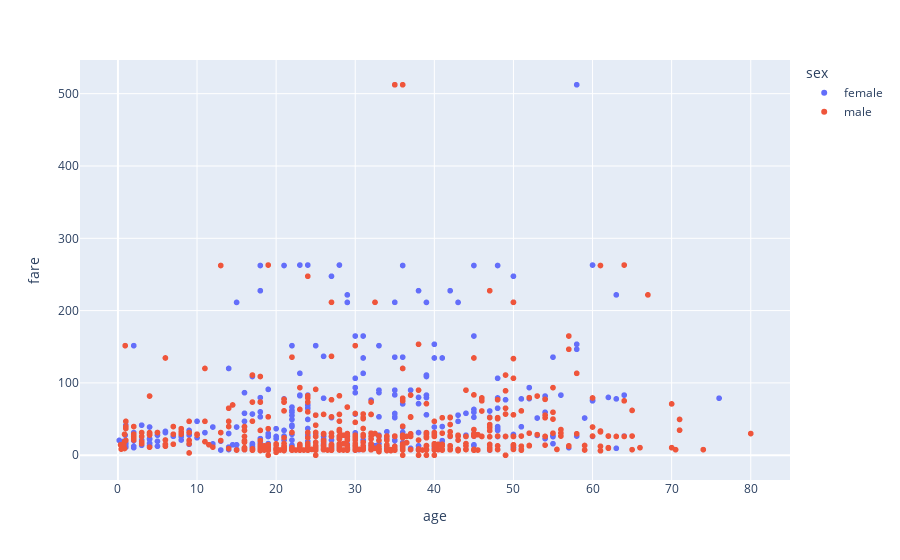

This figure's notebook cell:
### Code cell
# Option 7 with Plotly Express

px.scatter(titanic.dropna(axis=0, how="all"), x="age", y="fare", color="sex")

### Figure 1 — Plotly figure (JSON) as saved in the notebook; plotly's stock layout.template omitted (floating-point values rounded to 4 significant figures; data arrays with more than 128 entries replaced by an {"elided": "..."} marker saying what was removed)
{"data": [{"hovertemplate": "sex=female<br>age=%{x}<br>fare=%{y}<extra></extra>", "legendgroup": "female", "marker": {"color": "#636efa", "symbol": "circle"}, "mode": "markers", "name": "female", "showlegend": true, "type": "scattergl", "x": {"elided": "466 float values"}, "xaxis": "x", "y": {"elided": "466 float values"}, "yaxis": "y"}, {"hovertemplate": "sex=male<br>age=%{x}<br>fare=%{y}<extra></extra>", "legendgroup": "male", "marker": {"color": "#EF553B", "symbol": "circle"}, "mode": "markers", "name": "male", "showlegend": true, "type": "scattergl", "x": {"elided": "843 float values"}, "xaxis": "x", "y": {"elided": "843 float values"}, "yaxis": "y"}], "layout": {"legend": {"title": {"text": "sex"}, "tracegroupgap": 0}, "margin": {"t": 60}, "xaxis": {"anchor": "y", "domain": [0, 1], "title": {"text": "age"}}, "yaxis": {"anchor": "x", "domain": [0, 1], "title": {"text": "fare"}}}}
